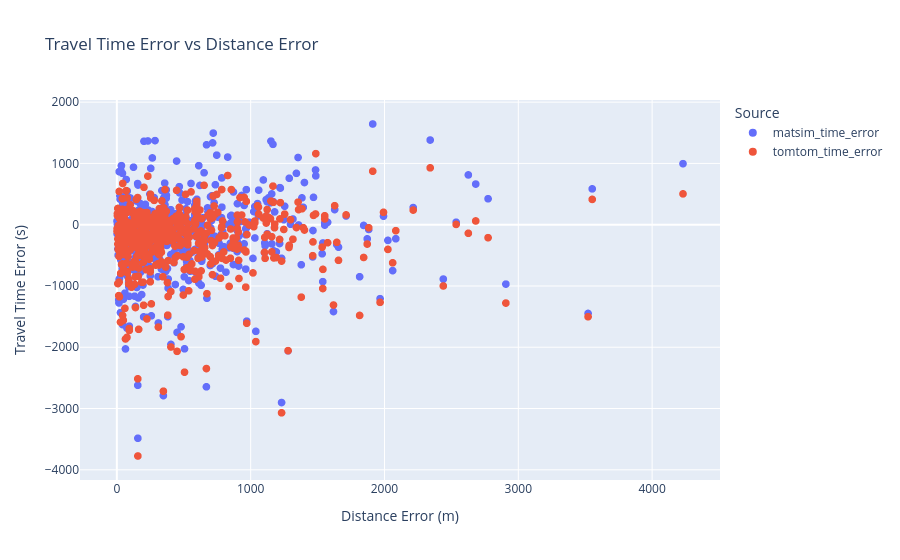
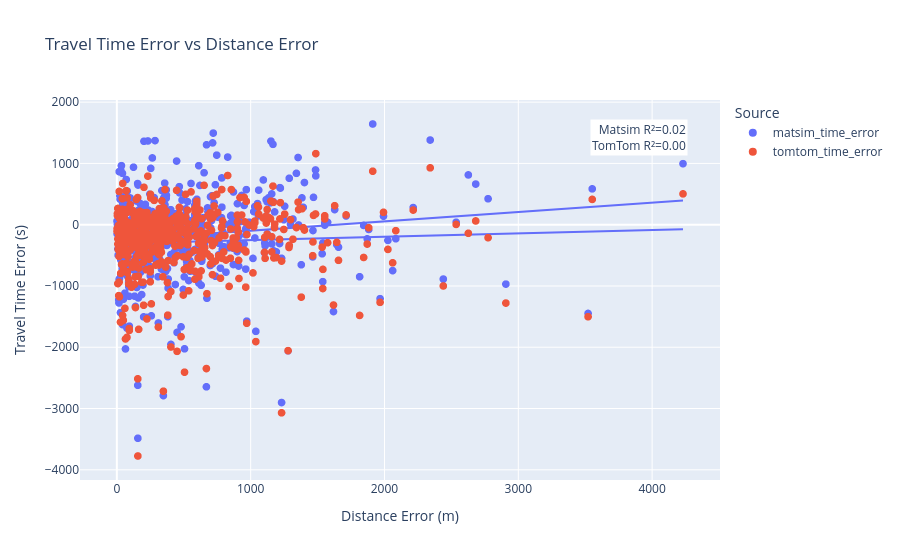

Write notebook code for charts like these, in order.
### Code cell
from sklearn.linear_model import LinearRegression
from sklearn.metrics import r2_score

# Plot the results

df_result = df_reference_samples[["trip_id", "reference_travel_time_s", "distance_error"]].copy().rename(columns={"reference_travel_time_s": "reference"})
df_mastim_response_list["total_travel_time_sec"] = df_mastim_response_list["total_travel_time_min"] * 60
df_result = df_result.merge(
    df_tomtom[["trip_id", "travel_time_no_traffic"]].rename(columns={"travel_time_no_traffic": "tomtom"}),
    on="trip_id",
    how="left"
)
df_result = df_result.merge(
    df_mastim_response_list[["trip_id", "total_travel_time_sec"]].rename(columns={"total_travel_time_sec": "matsim"}),
    on="trip_id",
    how="left"
)
df_result = df_result.astype({
    "trip_id": str,
})
df_result["matsim_time_error"] = df_result["matsim"] - df_result["reference"]
df_result["tomtom_time_error"] = df_result["tomtom"] - df_result["reference"]

df_result = df_result.dropna()

fig_error = px.scatter(
    df_result,
    x="distance_error",
    y=["matsim_time_error", "tomtom_time_error"],
    labels={
        "distance_error": "Distance Error (m)",
        "value": "Travel Time Error (s)",
        "variable": "Source"
    },
    title="Travel Time Error vs Distance Error",
)
fig_error.update_traces(marker=dict(size=8))
fig_error.show()


# Prepare data for regression
X = df_result["distance_error"].values.reshape(-1, 1)

# Matsim time error regression
y_matsim = df_result["matsim_time_error"].values
reg_matsim = LinearRegression().fit(X, y_matsim)
y_matsim_pred = reg_matsim.predict(X)
r2_matsim = r2_score(y_matsim, y_matsim_pred)

# Tomtom time error regression
y_tomtom = df_result["tomtom_time_error"].values
reg_tomtom = LinearRegression().fit(X, y_tomtom)
y_tomtom_pred = reg_tomtom.predict(X)
r2_tomtom = r2_score(y_tomtom, y_tomtom_pred)

# Add regression lines to plot
fig_error.add_traces([
    px.line(
        x=df_result["distance_error"],
        y=y_matsim_pred,
        labels={"x": "Distance Error (m)", "y": "Matsim Time Error (s)"},
        title=f"Matsim Regression (R²={r2_matsim:.2f})"
    ).data[0],
    px.line(
        x=df_result["distance_error"],
        y=y_tomtom_pred,
        labels={"x": "Distance Error (m)", "y": "TomTom Time Error (s)"},
        title=f"TomTom Regression (R²={r2_tomtom:.2f})"
    ).data[0]
])

fig_error.update_layout(
    annotations=[
        dict(
            x=0.95, y=0.95, xref="paper", yref="paper",
            text=f"Matsim R²={r2_matsim:.2f}<br>TomTom R²={r2_tomtom:.2f}",
            showarrow=False, align="right", bgcolor="white"
        )
    ]
)
fig_error.show()

### Figure 1 — Plotly figure (JSON) as saved in the notebook; plotly's stock layout.template omitted (floating-point values rounded to 4 significant figures; data arrays with more than 128 entries replaced by an {"elided": "..."} marker saying what was removed)
{"data": [{"hovertemplate": "Source=matsim_time_error<br>Distance Error (m)=%{x}<br>Travel Time Error (s)=%{y}<extra></extra>", "legendgroup": "matsim_time_error", "marker": {"color": "#636efa", "size": 8, "symbol": "circle"}, "mode": "markers", "name": "matsim_time_error", "showlegend": true, "type": "scattergl", "x": {"elided": "518 float values"}, "xaxis": "x", "y": {"elided": "518 float values"}, "yaxis": "y"}, {"hovertemplate": "Source=tomtom_time_error<br>Distance Error (m)=%{x}<br>Travel Time Error (s)=%{y}<extra></extra>", "legendgroup": "tomtom_time_error", "marker": {"color": "#EF553B", "size": 8, "symbol": "circle"}, "mode": "markers", "name": "tomtom_time_error", "showlegend": true, "type": "scattergl", "x": {"elided": "518 float values"}, "xaxis": "x", "y": {"elided": "518 int values"}, "yaxis": "y"}], "layout": {"legend": {"title": {"text": "Source"}, "tracegroupgap": 0}, "title": {"text": "Travel Time Error vs Distance Error"}, "xaxis": {"anchor": "y", "domain": [0, 1], "title": {"text": "Distance Error (m)"}}, "yaxis": {"anchor": "x", "domain": [0, 1], "title": {"text": "Travel Time Error (s)"}}}}

### Figure 2 — Plotly figure (JSON) as saved in the notebook; plotly's stock layout.template omitted (floating-point values rounded to 4 significant figures; data arrays with more than 128 entries replaced by an {"elided": "..."} marker saying what was removed)
{"data": [{"hovertemplate": "Source=matsim_time_error<br>Distance Error (m)=%{x}<br>Travel Time Error (s)=%{y}<extra></extra>", "legendgroup": "matsim_time_error", "marker": {"color": "#636efa", "size": 8, "symbol": "circle"}, "mode": "markers", "name": "matsim_time_error", "showlegend": true, "type": "scattergl", "x": {"elided": "518 float values"}, "xaxis": "x", "y": {"elided": "518 float values"}, "yaxis": "y"}, {"hovertemplate": "Source=tomtom_time_error<br>Distance Error (m)=%{x}<br>Travel Time Error (s)=%{y}<extra></extra>", "legendgroup": "tomtom_time_error", "marker": {"color": "#EF553B", "size": 8, "symbol": "circle"}, "mode": "markers", "name": "tomtom_time_error", "showlegend": true, "type": "scattergl", "x": {"elided": "518 float values"}, "xaxis": "x", "y": {"elided": "518 int values"}, "yaxis": "y"}, {"hovertemplate": "Distance Error (m)=%{x}<br>Matsim Time Error (s)=%{y}<extra></extra>", "legendgroup": "", "line": {"color": "#636efa", "dash": "solid"}, "marker": {"symbol": "circle"}, "mode": "lines", "name": "", "orientation": "v", "showlegend": false, "type": "scatter", "x": {"elided": "518 float values"}, "xaxis": "x", "y": {"elided": "518 float values"}, "yaxis": "y"}, {"hovertemplate": "Distance Error (m)=%{x}<br>TomTom Time Error (s)=%{y}<extra></extra>", "legendgroup": "", "line": {"color": "#636efa", "dash": "solid"}, "marker": {"symbol": "circle"}, "mode": "lines", "name": "", "orientation": "v", "showlegend": false, "type": "scatter", "x": {"elided": "518 float values"}, "xaxis": "x", "y": {"elided": "518 float values"}, "yaxis": "y"}], "layout": {"annotations": [{"align": "right", "bgcolor": "white", "showarrow": false, "text": "Matsim R²=0.02<br>TomTom R²=0.00", "x": 0.95, "xref": "paper", "y": 0.95, "yref": "paper"}], "legend": {"title": {"text": "Source"}, "tracegroupgap": 0}, "title": {"text": "Travel Time Error vs Distance Error"}, "xaxis": {"anchor": "y", "domain": [0, 1], "title": {"text": "Distance Error (m)"}}, "yaxis": {"anchor": "x", "domain": [0, 1], "title": {"text": "Travel Time Error (s)"}}}}
